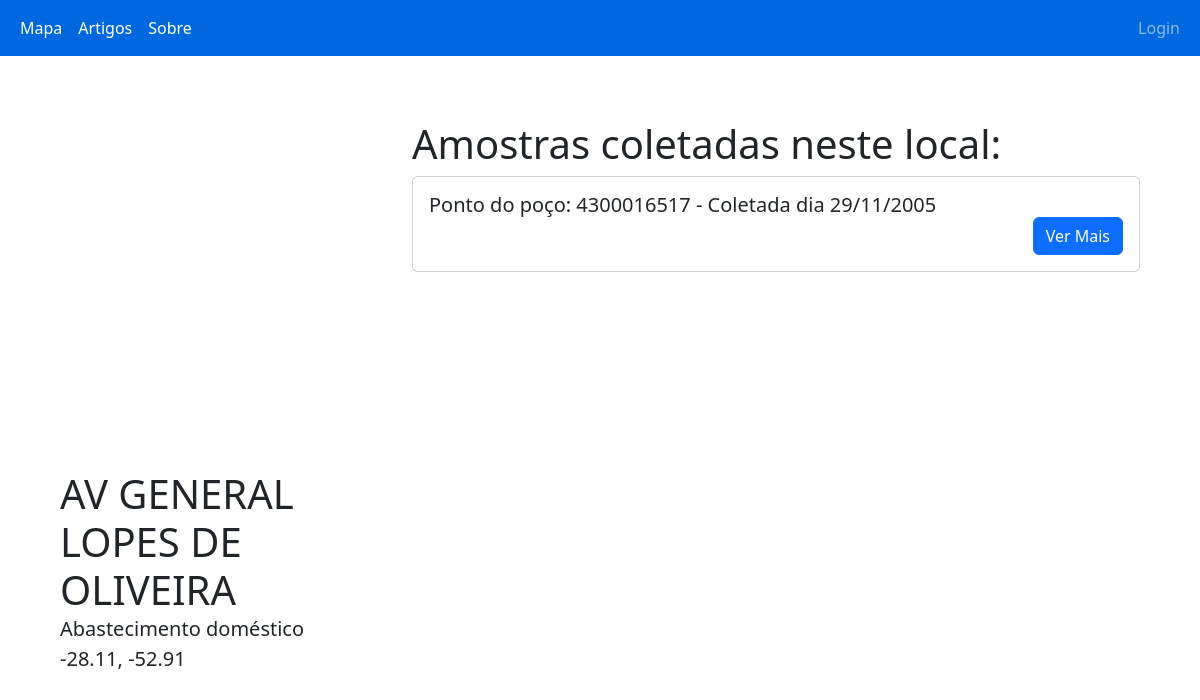
Page /php/local.php?ponto=4300016517 on the committed database.
### tables this page shows
CREATE TABLE `local` (
  `idLocal` int NOT NULL AUTO_INCREMENT,
  `ponto` bigint NOT NULL,
  `idCriador` int NOT NULL,
  `idEditor` int NOT NULL,
  `nome` varchar(150) NOT NULL,
  `lat` varchar(30) NOT NULL,
  `lng` varchar(30) NOT NULL,
  `tipo` varchar(100) DEFAULT NULL,
  `foto` varchar(1000) DEFAULT NULL,
  PRIMARY KEY (`idLocal`)
);

CREATE TABLE `amostra` (
  `idAmostra` int NOT NULL AUTO_INCREMENT,
  `ponto` bigint NOT NULL,
  `municipio` varchar(100) DEFAULT NULL,
  `idCriador` int DEFAULT NULL,
  `idEditor` int DEFAULT NULL,
  `dataPerfuracao` varchar(50) DEFAULT NULL,
  `dataAnalise` varchar(50) DEFAULT NULL,
  `cotaTerreno` varchar(50) DEFAULT NULL,
  `profundidadeFinal` varchar(50) DEFAULT NULL,
  `nivelDinamico` varchar(50) DEFAULT NULL,
  `nivelEstatico` varchar(50) DEFAULT NULL,
  `vazaoEspecifica` varchar(50) DEFAULT NULL,
  `vazaoEstabilizacao` varchar(50) DEFAULT NULL,
  `condutividade` varchar(50) DEFAULT NULL,
  `cor` varchar(50) DEFAULT NULL,
  `corParametro` varchar(45) DEFAULT NULL,
  `odor` varchar(45) DEFAULT NULL,
  `sabor` varchar(45) DEFAULT NULL,
  `temperatura` varchar(50) DEFAULT NULL,
  `turbidez` varchar(45) DEFAULT NULL,
  PRIMARY KEY (`idAmostra`)
);

### php/session.php (called while the page is built, shortened)
<?php
    $logado = $_SESSION['logado'];
    if($logado == NULL or FALSE){
        $logado = FALSE;
    }
    else{
        $logado = TRUE;
    }
?>

### php/local.php (the view, shortened to what this page needs)
<!DOCTYPE html>
<html lang="pt-br">
<head>
    <link rel="stylesheet" href="../style/style.css">
    <link href="https://cdn.jsdelivr.net/npm/bootstrap@5.2.2/dist/css/bootstrap.min.css" rel="stylesheet">
    <link rel="stylesheet" href="https://unpkg.com/leaflet@1.9.2/dist/leaflet.css"integrity="sha256-sA+zWATbFveLLNqWO2gtiw3HL/lh1giY/Inf1BJ0z14="crossorigin=""/>
</head>
<?php
    include_once "session.php";
    include_once "link.php";
    if ($logado == NULL or FALSE) {
        include_once 'navbar.php';
    }elseif ($logado = TRUE) {
        include_once 'navbarL.php';
    }
    $idLocal = $_GET['ponto'];
    $busca = mysqli_query($link,"SELECT * FROM LOCAL WHERE ponto = '$idLocal'") or die (mysqli_error($link));
    $puxa = mysqli_fetch_assoc($busca);
    $busca2 = mysqli_query($link,"SELECT * FROM AMOSTRA WHERE ponto = '$idLocal' ORDER BY dataAnalise") or die (mysqli_error($link));
    function formatarData($dataOriginal) {
        $novaData = date("d-m-Y", strtotime($dataOriginal));
        $novaData = str_replace('-', '/', $novaData);
        return $novaData;
    }
?>
<body>
    <div class='container-fluid'>
        <div class='row'>
            <div class="col-4 mt-5">
                <div id="map" style="height: 350px;" class="ms-5"></div>
            <div class='list mt-3 ms-5' style='font-size:20px'>
                <h1 class="mb-0"> <?php echo $puxa['nome']; ?></h1>
                <p class="mb-0"> <?php echo $puxa['tipo']; ?></p>
                <p> <?php echo $puxa['lat']; ?>, <?php echo $puxa['lng']; ?></p>
                </div>
            <?php if ($logado == TRUE) {?>
                    <div class='d-flex justify-content-center mt-3 ms-5'>
                        <form action="editarlocal.php" method="get" class='me-3'>
                            <input type="hidden" name="ponto" value="<?php echo $puxa['ponto']; ?>">
                            <button type="submit" class="btn btn-primary" style='width: 100px;'>Editar</button>
                        </form>
                        <form action="excluirlocal.php" method="post">
                            <input type="hidden" name="ponto" value="<?php echo $puxa['ponto']; ?>">
                            <button type="submit" class="btn btn-primary" style='width: 100px;' onclick="return confirm('Você deseja excluir este local?\nTodas as amostras ligadas a este local tambem serão excluidas');">Excluir</button>
                        </form>
                    </div>
                </div>
                <?php
                    }else{
                ?>
                    </div>
                <?php
                    }
                ?>
            <div class='col-8 mt-5'>
<?php
    if (isset($busca2) && mysqli_num_rows($busca2) > 0) {
            ?>
            <h1 style='font-size:40px' class='mt-3'>Amostras coletadas neste local:</h1>
            <div class='overflow-auto me-5' style="height: 700px;">
            <?php
        while ($puxa2 = mysqli_fetch_assoc($busca2)) {
            ?>
                <div class='card'>
                    <div class='card-body'>
                        <div class='d-flex justify-content-start'>
                            <h2 style="font-size: 20px;" class='align-self-center mb-0'>Ponto do poço: <?php echo $puxa2['ponto']?> - Coletada dia <?php echo formatarData($puxa2['dataAnalise']); ?></h2>
                        </div>
                        <div class='d-flex justify-content-end'>
                            <a class='btn btn-primary align-self-center ' href="amostra.php?ponto=<?php echo $puxa2['ponto']?>">Ver Mais</a> <br>
                        </div>
                    </div>
                </div>
            <?php
        };
    } else { ?>
        <h1>Ainda não há amostras registradas neste local</h1>
    </div>
    <?php };
?>
</body>

### rows in the picture
local: nome "AV GENERAL LOPES DE OLIVEIRA", tipo "Abastecimento doméstico", lat "-28.11", lng "-52.91"
amostra: ponto "4300016517", dataAnalise "29/11/2005"
